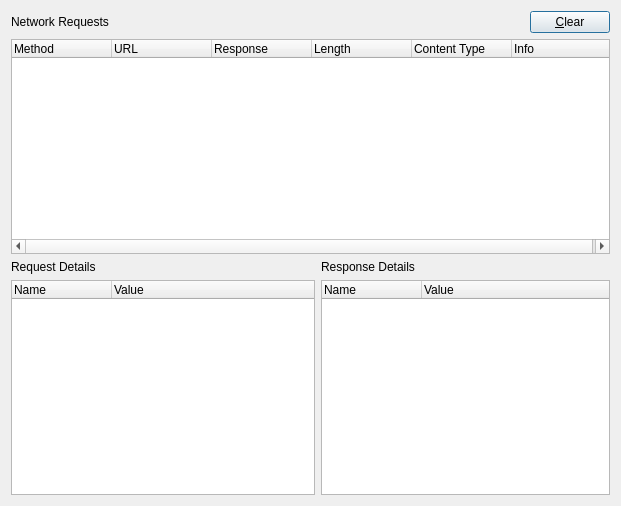
<?xml version="1.0" encoding="UTF-8"?>
<ui version="4.0">
 <class>NetworkRequestsDialog</class>
 <widget class="QDialog" name="NetworkRequestsDialog">
  <property name="geometry">
   <rect>
    <x>0</x>
    <y>0</y>
    <width>621</width>
    <height>506</height>
   </rect>
  </property>
  <property name="windowTitle">
   <string>Network Requests</string>
  </property>
  <layout class="QGridLayout" name="gridLayout" columnstretch="3,2,0">
   <item row="0" column="0">
    <widget class="QLabel" name="label">
     <property name="text">
      <string>Network Requests</string>
     </property>
    </widget>
   </item>
   <item row="0" column="2">
    <widget class="QPushButton" name="clearButton">
     <property name="text">
      <string>&amp;Clear</string>
     </property>
    </widget>
   </item>
   <item row="1" column="0" colspan="3">
    <widget class="QTreeWidget" name="requestList">
     <property name="alternatingRowColors">
      <bool>true</bool>
     </property>
     <property name="rootIsDecorated">
      <bool>false</bool>
     </property>
     <column>
      <property name="text">
       <string>Method</string>
      </property>
     </column>
     <column>
      <property name="text">
       <string>URL</string>
      </property>
     </column>
     <column>
      <property name="text">
       <string>Response</string>
      </property>
     </column>
     <column>
      <property name="text">
       <string>Length</string>
      </property>
     </column>
     <column>
      <property name="text">
       <string>Content Type</string>
      </property>
     </column>
     <column>
      <property name="text">
       <string>Info</string>
      </property>
     </column>
    </widget>
   </item>
   <item row="2" column="0">
    <widget class="QLabel" name="label_2">
     <property name="text">
      <string>Request Details</string>
     </property>
    </widget>
   </item>
   <item row="2" column="1">
    <widget class="QLabel" name="label_3">
     <property name="text">
      <string>Response Details</string>
     </property>
    </widget>
   </item>
   <item row="3" column="0">
    <widget class="QTreeWidget" name="requestDetails">
     <column>
      <property name="text">
       <string>Name</string>
      </property>
     </column>
     <column>
      <property name="text">
       <string>Value</string>
      </property>
     </column>
    </widget>
   </item>
   <item row="3" column="1" colspan="2">
    <widget class="QTreeWidget" name="responseDetails">
     <column>
      <property name="text">
       <string>Name</string>
      </property>
     </column>
     <column>
      <property name="text">
       <string>Value</string>
      </property>
     </column>
    </widget>
   </item>
  </layout>
 </widget>
 <resources/>
 <connections/>
</ui>
